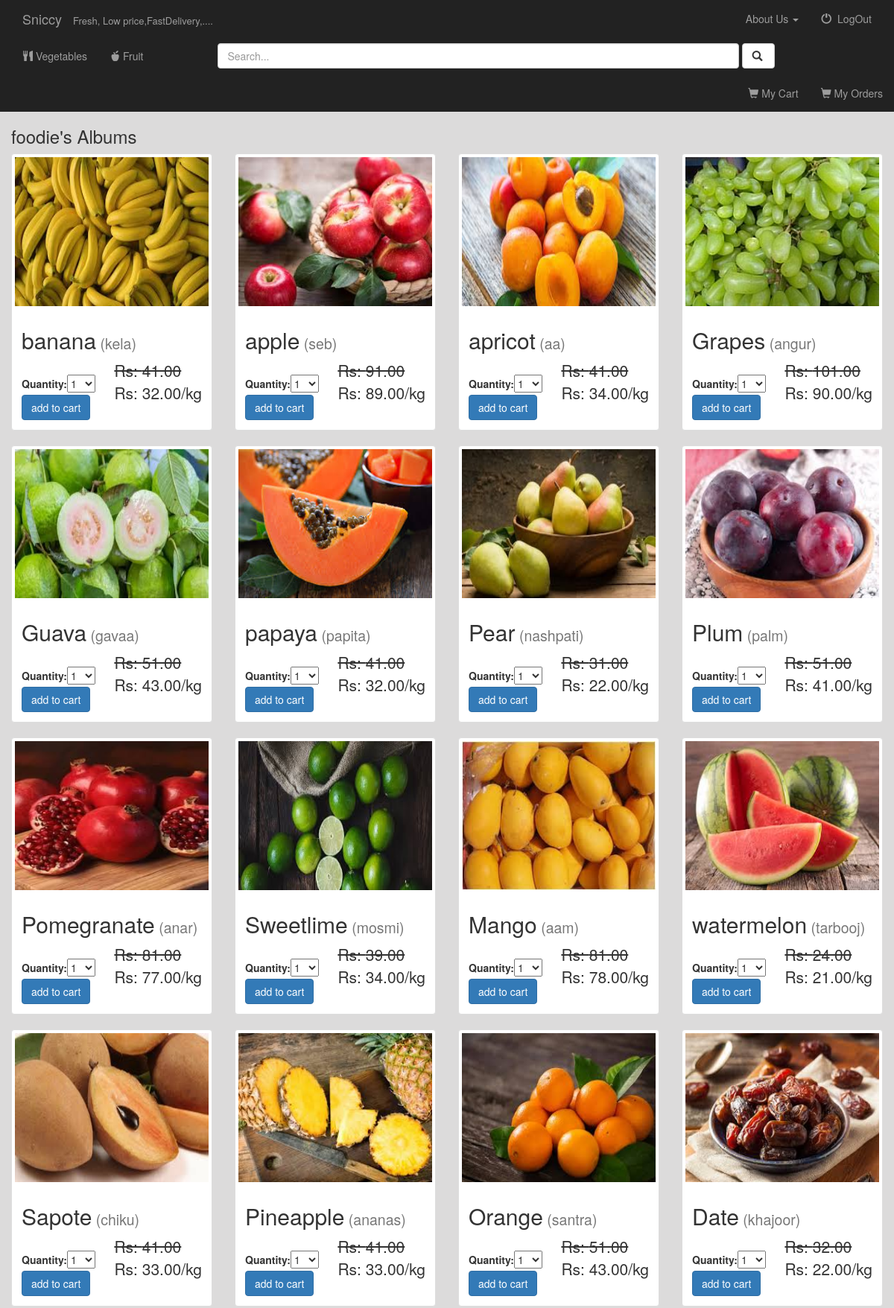
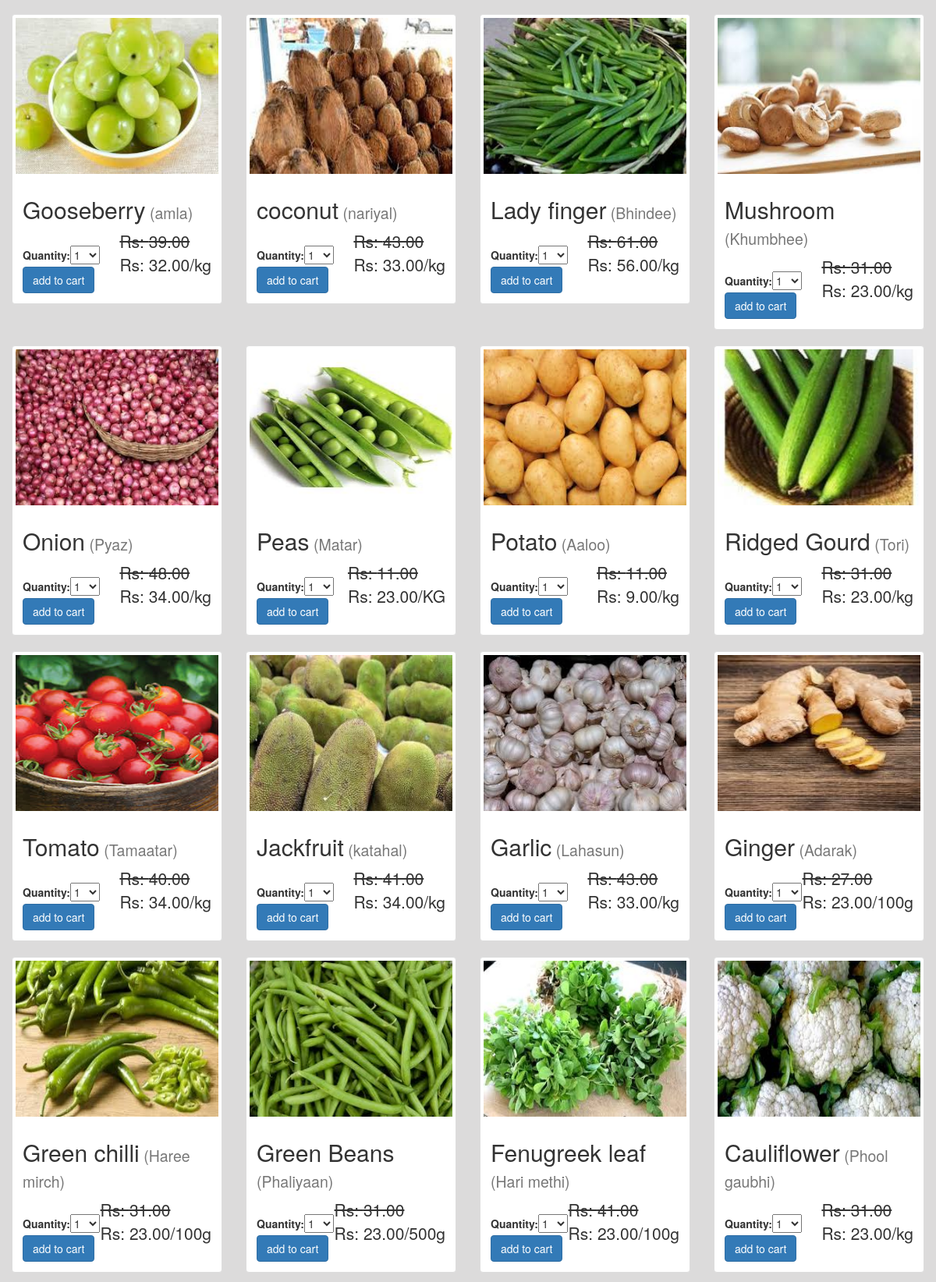
Screenshot of /food/ (signed in, upper part) with the database file from the repository (2 pictures, top to bottom).
### food/models.py (models this page shows, shortened)
class Product(models.Model):
    category = models.ForeignKey(Category  , on_delete=models.CASCADE)
    name = models.CharField(max_length=100, db_index=True)
    nick_names = models.CharField(max_length=400, db_index=True)
    slug = models.SlugField(max_length=150,blank=True, unique=True ,db_index=True)
    description = models.TextField(blank=True)
    b_price = models.DecimalField(max_digits=10, decimal_places=2)
    price = models.DecimalField(max_digits=10, decimal_places=2)
    weight = models.CharField(max_length=15, db_index=True)
    available = models.BooleanField(default=True)
    stock = models.PositiveIntegerField()
    created_at = models.DateTimeField(auto_now_add=True)
    updated_at = models.DateTimeField(auto_now=True)
    logo=models.FileField()

### food/views.py (the view)
def sfood(request):
    category = Category.objects.all()
    product = Product.objects.all()
    template = loader.get_template('food/sfood.html')#we do not wrtei template becuse by defulat django is set up to see in templates folder so take care
    cart_product_form = CartAddProductForm()
    query = request.GET.get("q")
    if query:
        category = category.filter(
            Q(name__icontains=query) |
            Q(nick_names__icontains=query)
        ).distinct()
        product = product.filter(
            Q(name__icontains=query) |
            Q(description__icontains=query) |
            Q(nick_names__icontains=query) |
            Q(price__icontains=query)
        ).distinct()
        return render(request, 'food/sfood.html', {
            'category': category,
            'product': product,
            'cart_product_form': cart_product_form,
        })
    else:
        return render(request, 'food/sfood.html', {
            'category': category,
            'product': product,
            'cart_product_form': cart_product_form,
        })

### food/forms.py
class CartAddProductForm(forms.Form):
    quantity = forms.TypedChoiceField(choices=PRODUCT_QUANTITY_CHOICES, coerce=int)
    update = forms.BooleanField(required=False, initial=False, widget=forms.HiddenInput)

### food/context_processors.py (called while the page is built)
def cart(request):
    return {'cart': Cart(request)}

### food/templates/food/sfood.html (shortened to what this page needs)
{% extends 'food/base.html' %}
{% block body %}
<div class="albums-container container-fluid">
    <div class="row">
        <div class="col-sm-12" >
            <h3>{{ user.username }}'s Albums {{ user.first_name }}</h3>
        </div>
{% if product %}
            {% for album in product %}
                    <div class="col-sm-4 col-lg-3">
                    <div class="thumbnail">
                        <a href="{% url 'food:detail' album.id %}">
                    <div style="overflow:hidden; " class="i-area">
                            <img src="{{ album.logo.url }}" class="img-responsive" style="height:200px; width:100%;">
                    </div>
                        </a>
                        <div class="caption">
                            <h2>{{ album.name }}<small> ({{ album.nick_names }})</small></h2><small class="pull-right lead"><s>Rs: {{ album.b_price }}</s><br>  Rs: {{ album.price }}/{{ album.weight}} </small>
<br>
                                      <form action="{% url 'food:cart_add' album.id %}" method="post">
                                {{ cart_product_form }}<br>
                                <input type="submit" value="add to cart" class="btn btn-primary">
                            </form>
                        </div>
                    </div>
                </div>
                    {% endfor %}
        {% else %}
            <div class="col-sm-12">
                <br>
                not any album
            </div>
        {% endif %}
    </div>
</div>
    {% endblock %}

### food/static/food/style.css (style rules this page uses)
body { background-color:RGB(220, 219, 219); background:RGB(220, 219, 219) url("images/backgrohdund.jpg"); background-repeat:no-repeat; background-size:cover; padding:0px; }
.thumbnail { color:RGB(220, 219, 219); }

### rows the page displays
Product: logo (picture), name "banana", nick_names "kela", b_price "41.00", price "32.00", weight "kg"
Product: logo (picture), name "apple", nick_names "seb", b_price "91.00", price "89.00", weight "kg"
Product: logo (picture), name "apricot", nick_names "aa", b_price "41.00", price "34.00", weight "kg"
Product: logo (picture), name "Grapes", nick_names "angur", b_price "101.00", price "90.00", weight "kg"
Product: logo (picture), name "Guava", nick_names "gavaa", b_price "51.00", price "43.00", weight "kg"
Product: logo (picture), name "papaya", nick_names "papita", b_price "41.00", price "32.00", weight "kg"
Product: logo (picture), name "Pear", nick_names "nashpati", b_price "31.00", price "22.00", weight "kg"
Product: logo (picture), name "Plum", nick_names "palm", b_price "51.00", price "41.00", weight "kg"
Product: logo (picture), name "Pomegranate", nick_names "anar", b_price "81.00", price "77.00", weight "kg"
Product: logo (picture), name "Sweetlime", nick_names "mosmi", b_price "39.00", price "34.00", weight "kg"
Product: logo (picture), name "Mango", nick_names "aam", b_price "81.00", price "78.00", weight "kg"
Product: logo (picture), name "watermelon", nick_names "tarbooj", b_price "24.00", price "21.00", weight "kg"
Product: logo (picture), name "Sapote", nick_names "chiku", b_price "41.00", price "33.00", weight "kg"
Product: logo (picture), name "Pineapple", nick_names "ananas", b_price "41.00", price "33.00", weight "kg"
Product: logo (picture), name "Orange", nick_names "santra", b_price "51.00", price "43.00", weight "kg"
Product: logo (picture), name "Date", nick_names "khajoor", b_price "32.00", price "22.00", weight "kg"
Product: logo (picture), name "Gooseberry", nick_names "amla", b_price "39.00", price "32.00", weight "kg"
Product: logo (picture), name "coconut", nick_names "nariyal", b_price "43.00", price "33.00", weight "kg"
Product: logo (picture), name "Lady finger", nick_names "Bhindee", b_price "61.00", price "56.00", weight "kg"
Product: logo (picture), name "Mushroom", nick_names "Khumbhee", b_price "31.00", price "23.00", weight "kg"
Product: logo (picture), name "Onion", nick_names "Pyaz", b_price "48.00", price "34.00", weight "kg"
Product: logo (picture), name "Peas", nick_names "Matar", b_price "11.00", price "23.00", weight "KG"
Product: logo (picture), name "Potato", nick_names "Aaloo", b_price "11.00", price "9.00", weight "kg"
Product: logo (picture), name "Ridged Gourd", nick_names "Tori", b_price "31.00", price "23.00", weight "kg"
Product: logo (picture), name "Tomato", nick_names "Tamaatar", b_price "40.00", price "34.00", weight "kg"
Product: logo (picture), name "Jackfruit", nick_names "katahal", b_price "41.00", price "34.00", weight "kg"
Product: logo (picture), name "Garlic", nick_names "Lahasun", b_price "43.00", price "33.00", weight "kg"
Product: logo (picture), name "Ginger", nick_names "Adarak", b_price "27.00", price "23.00", weight "100g"
Product: logo (picture), name "Green chilli", nick_names "Haree mirch", b_price "31.00", price "23.00", weight "100g"
Product: logo (picture), name "Green Beans", nick_names "Phaliyaan", b_price "31.00", price "23.00", weight "500g"
Product: logo (picture), name "Fenugreek leaf", nick_names "Hari methi", b_price "41.00", price "23.00", weight "100g"
Product: logo (picture), name "Cauliflower", nick_names "Phool gaubhi", b_price "31.00", price "23.00", weight "kg"

### other values shown
{{ user.username }} "foodie"
